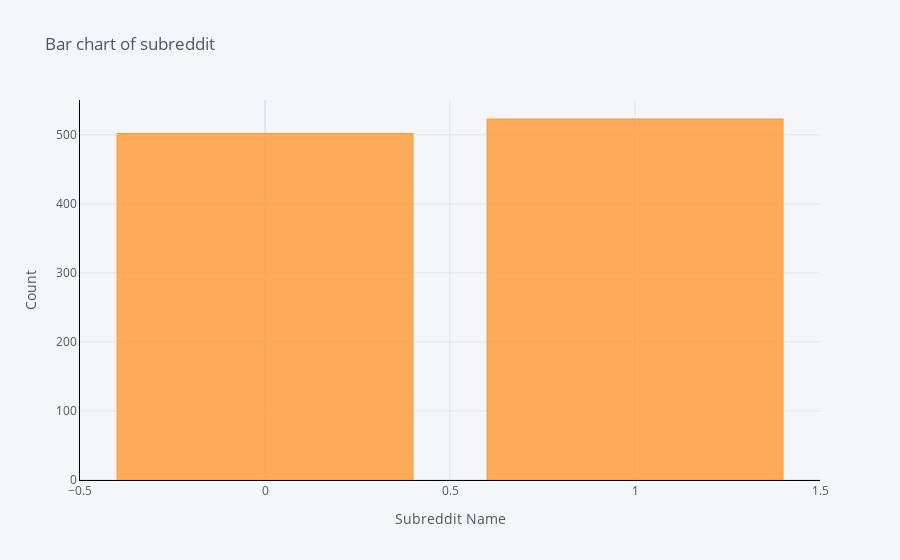

The notebook cell saved with this chart:
### Code cell
df_ed.groupby('subreddit').count()['selftext'].iplot(kind='bar', yTitle='Count', linecolor='black', opacity=0.8,
                                                           title='Bar chart of subreddit ', xTitle='Subreddit Name')

### Figure 1 — Plotly figure (JSON) as saved in the notebook; plotly's stock layout.template omitted (floating-point values rounded to 4 significant figures)
{"data": [{"marker": {"color": "rgba(255, 153, 51, 0.8)", "line": {"color": "rgba(255, 153, 51, 1.0)", "width": 1}}, "name": "selftext", "orientation": "v", "text": "", "type": "bar", "x": [0, 1], "y": [502, 523]}], "layout": {"legend": {"bgcolor": "#F5F6F9", "font": {"color": "#4D5663"}}, "paper_bgcolor": "#F5F6F9", "plot_bgcolor": "#F5F6F9", "title": {"font": {"color": "#4D5663"}, "text": "Bar chart of subreddit "}, "xaxis": {"gridcolor": "#E1E5ED", "linecolor": "black", "showgrid": true, "tickfont": {"color": "#4D5663"}, "title": {"font": {"color": "#4D5663"}, "text": "Subreddit Name"}, "zerolinecolor": "#E1E5ED"}, "yaxis": {"gridcolor": "#E1E5ED", "linecolor": "black", "showgrid": true, "tickfont": {"color": "#4D5663"}, "title": {"font": {"color": "#4D5663"}, "text": "Count"}, "zerolinecolor": "#E1E5ED"}}}
